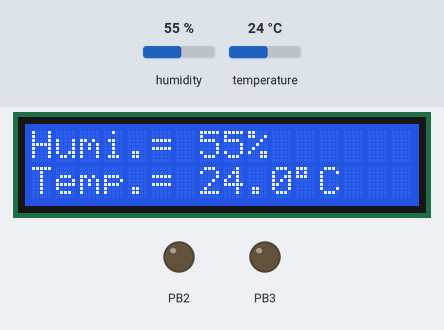
A program run on a simulated ATmega88, built with avr-gcc and emulated at 1 MHz. Parts: 16×2 character LCD, output pins drawn as LEDs (lit = HIGH). Wiring (inferred from the names in the program): DHT11 sensor: data PD6; character LCD (HD44780): RS PB0; E PB1; data PB4, PB5, PB6, PB7. The inputs (shaded band) are chosen by the test bench; at power-on: temperature 24 °C, humidity 55 %. Pins used as bus, display or sensor lines are not drawn.

Above: at 3.1 s.
3.2 s: temperature set to 0 °C
At 5.5 s:
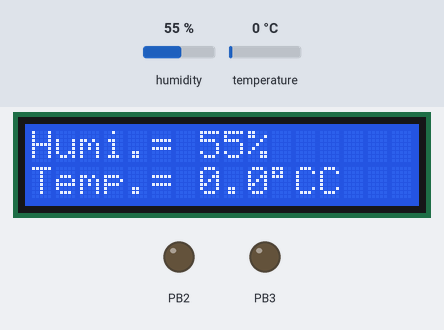
6.0 s: humidity set to 22 %
At 7.5 s:
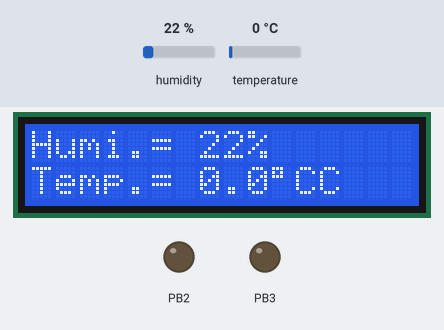
8.8 s: humidity set to 40 %
At 11.5 s:
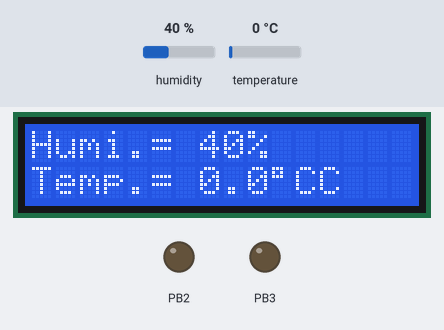
12.0 s: temperature set to 12 °C
At 13.6 s:
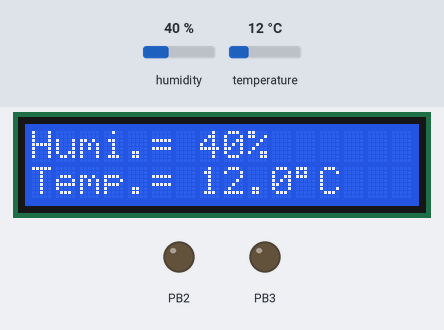
Timing chart, 0 to 15.1 s (numbered marks = the images above; inputs shaded):
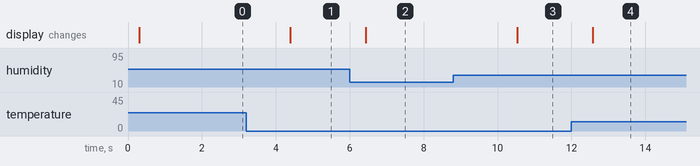

Measured:
- after the input at 3.2 s, the display: changes after 1.2 s (image 1)
- after the input at 6.0 s, the display: changes after 0.44 s (image 2)
- after the input at 8.8 s, the display: changes after 1.7 s (image 3)
- after the input at 12.0 s, the display: changes after 0.58 s (image 4)

The program:

main.c
```c
/*
Nuno Guterres Nogueira
The fun of making something work
*/

#define F_CPU 1000000UL

#include <avr/io.h>
#include <stdlib.h>
#include <stdio.h>
#include <util/delay.h>
#include "LCD16x2_4bit.h"

#define DHT11_PIN 6

#define FOSC 1000000 // Clock Speed
#define BAUD 4800
#define MYUBRR FOSC/16/BAUD-1

uint8_t c=0,I_RH=0,D_RH=0,I_Temp=0,D_Temp=0,CheckSum=0,k;

void USART_Init(uint32_t ubrr)
{
	/*Set baud rate */
	UBRR0H = (uint8_t)(ubrr>>8);
	UBRR0L = (uint8_t)ubrr;
	/*Enable receiver and transmitter */
	UCSR0B = (1<<RXEN0)|(1<<TXEN0);
	/* Set frame format: 8data, 2stop bit */
	UCSR0C = (1<<USBS0)|(3<<UCSZ00);
}


void USART_Transmit(uint8_t *data )
{
	k=0;
	while( data[k] != '\0' )
	{
		/* Wait for empty transmit buffer */
		while ( !( UCSR0A & (1<<UDRE0)) );
		/* Put data into buffer, sends the data */
		UDR0 = data[k];
		k++;
	}
}

void Request()				/* Microcontroller send start pulse/request */
{
	DDRD |= (1<<DHT11_PIN);
	PORTD &= ~(1<<DHT11_PIN);	/* set to low pin */
	_delay_ms(20);			/* wait for 20ms */
	PORTD |= (1<<DHT11_PIN);	/* set to high pin */
}

void Response()				/* receive response from DHT11 */
{
	DDRD &= ~(1<<DHT11_PIN);
	while(PIND & (1<<DHT11_PIN));
	while((PIND & (1<<DHT11_PIN))==0);
	while(PIND & (1<<DHT11_PIN));
}

uint8_t Receive_data()			/* receive data */
{
	for (int q=0; q<8; q++)
	{
		while((PIND & (1<<DHT11_PIN)) == 0);  /* check received bit 0 or 1 */
		_delay_us(30);
		if(PIND & (1<<DHT11_PIN))/* if high pulse is greater than 30ms */
		c = (c<<1)|(0x01);	/* then its logic HIGH */
		else			/* otherwise its logic LOW */
		c = (c<<1);
		while(PIND & (1<<DHT11_PIN));
	}
	return c;
}

int main(void)
{
	USART_Init(MYUBRR);
	char data[5];
	lcdinit();			/* Initialize LCD */
	lcd_clear();			/* Clear LCD */
	lcd_gotoxy(0,0);		/* Enter column and row position */
	lcd_print("Humi.=");
	lcd_gotoxy(0,1);
	lcd_print("Temp.=");
	uint8_t teste[10];

  while(1)
	{

		Request();		/* send start pulse */
		Response();		/* receive response */
		I_RH=Receive_data();	/* store first eight bit in I_RH */
		D_RH=Receive_data();	/* store next eight bit in D_RH */
		I_Temp=Receive_data();	/* store next eight bit in I_Temp */
		D_Temp=Receive_data();	/* store next eight bit in D_Temp */
		CheckSum=Receive_data();/* store next eight bit in CheckSum */


		if ((I_RH + D_RH + I_Temp + D_Temp) == CheckSum)
		{
			itoa(I_RH,data,10);
			lcd_gotoxy(7,0);
			lcd_print(data);

			lcd_print("%");

			itoa(I_Temp,data,10);
			lcd_gotoxy(7,1);
			lcd_print(data);
			lcd_print(".");

			itoa(D_Temp,data,10);
			lcd_print(data);
			lcddata(0xDF);
			lcd_print("C");

		}

		_delay_ms(2000);


	}
}
```

LCD16x2_4bit.h
```c
#define LCD_DPRT PORTB
#define LCD_DDDR DDRB
#define LCD_RS 0
#define LCD_EN 1

void lcdcommand(unsigned char cmnd)
{
	LCD_DPRT = (LCD_DPRT & 0x0f)|(cmnd & 0xf0);		/* SEND COMMAND TO DATA PORT */
	LCD_DPRT &= ~ (1<<LCD_RS);						/* RS = 0 FOR COMMAND */
	LCD_DPRT |= (1<<LCD_EN);						/* EN = 1 FOR H TO L PULSE */
	_delay_us(1);									/* WAIT FOR MAKE ENABLE WIDE */
	LCD_DPRT &= ~(1<<LCD_EN);						/* EN = 0 FOR H TO L PULSE */
	_delay_us(100);									/* WAIT FOR MAKE ENABLE WIDE */

	LCD_DPRT = (LCD_DPRT & 0x0f)|(cmnd << 4);		/* SEND COMMAND TO DATA PORT */
	LCD_DPRT |= (1<<LCD_EN);						/* EN = 1 FOR H TO L PULSE */
	_delay_us(1);									/* WAIT FOR MAKE ENABLE WIDE */
	LCD_DPRT &= ~(1<<LCD_EN);						/* EN = 0 FOR H TO L PULSE */
	_delay_ms(2);									/* WAIT FOR MAKE ENABLE WIDE */
}

void lcddata(unsigned char data)
{
	LCD_DPRT = (LCD_DPRT & 0x0f)|(data & 0xf0);		/* SEND DATA TO DATA PORT */
	LCD_DPRT |= (1<<LCD_RS);						/* MAKE RS = 1 FOR DATA */
	LCD_DPRT |= (1<<LCD_EN);						/* EN=0 FOR H TO L PULSE */
	_delay_us(1);									/* WAIT FOR MAKE ENABLE WIDE */
	LCD_DPRT &= ~(1<<LCD_EN);						/* EN = 0 FOR H TO L PULSE */
	_delay_us(100);									/* WAIT FOR MAKE ENABLE WIDE */

	LCD_DPRT = (LCD_DPRT & 0x0f)|(data << 4);		/*  */
	LCD_DPRT |= (1<<LCD_EN);						/* EN=0 FOR H TO L PULSE*/
	_delay_us(1);									/* WAIT FOR MAKE ENABLE WIDE*/
	LCD_DPRT &= ~(1<<LCD_EN);						/* EN = 0 FOR H TO L PULSE*/
	_delay_ms(2);									/* WAIT FOR MAKE ENABLE WIDE*/
}

void lcdinit()
{
	LCD_DDDR = 0xFF;
	_delay_ms(200);									/* WAIT FOR SOME TIME */
	lcdcommand(0x33);
	lcdcommand(0x32);								/* SEND $32 FOR INIT OT 0X02 */
	lcdcommand(0x28);								/* INIT. LCD 2 LINE, 5 X 7 MATRIX */
	lcdcommand(0x0C);								/* DISPLAY ON CURSOR ON */
	lcdcommand(0x01);								/* LCD CLEAR */
	_delay_ms(2);
	lcdcommand(0x82);								/* SHIFT CURSOR TO WRITE */
}

void lcd_gotoxy(unsigned char x, unsigned char y)
{
	unsigned char firstcharadd[]={0x80, 0xC0};
	lcdcommand(firstcharadd[y] + x);
}

void lcd_print(char *str)
{
	unsigned char i=0;
	while (str[i] |= 0)
	{
		lcddata(str[i]);
		i++;
	}
}

void lcd_clear()
{
	lcdcommand(0x01);
	_delay_ms(2);
}
```
